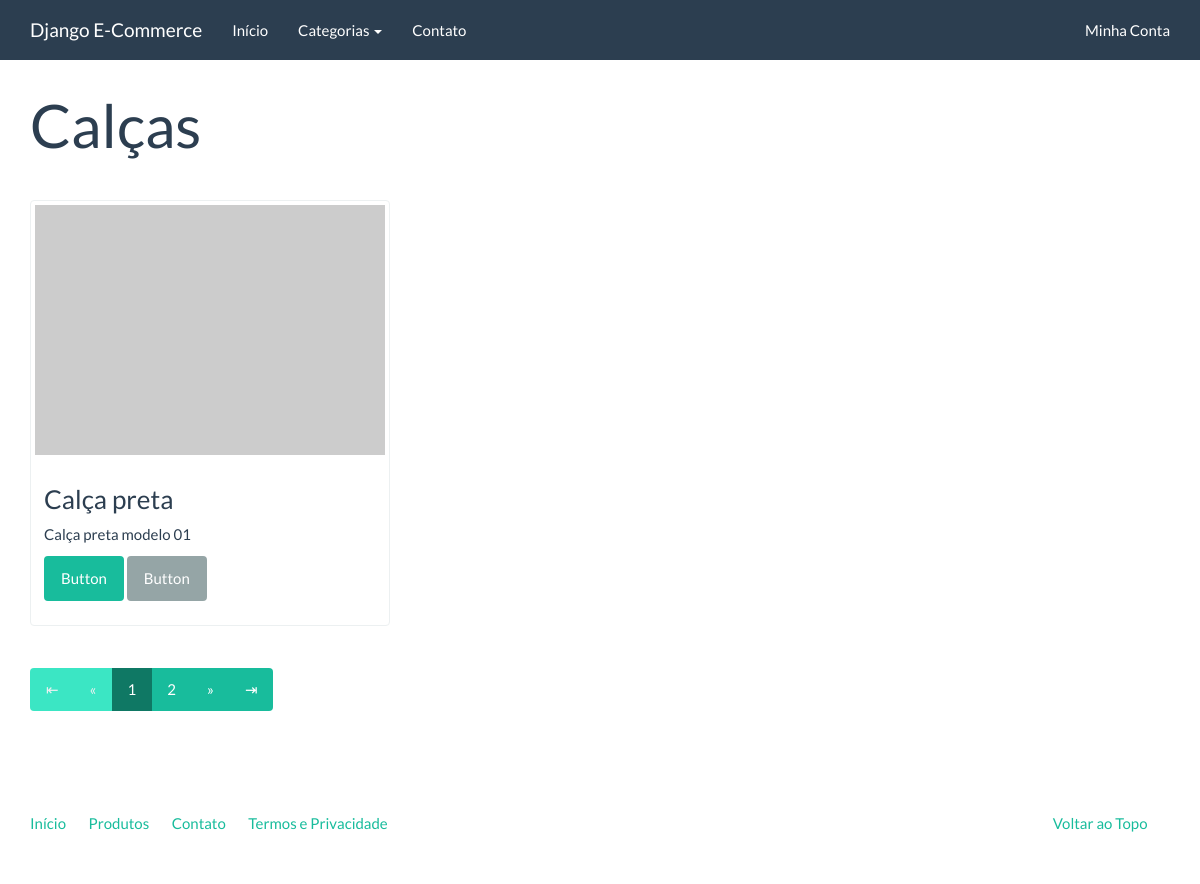
The app's page /catalogo/categoria/Calcas/ with its own data.
### catalog/models.py (models this page shows)
class Category(models.Model):
    name = models.CharField('Nome', max_length=100)
    slug = models.SlugField('Identificador', max_length=100)
    created = models.DateTimeField('Criado em', auto_now_add=True)
    modified = models.DateTimeField('Modificado em', auto_now=True)
    class Meta:
        verbose_name = 'Categoria'
        verbose_name_plural = 'Categorias'
        ordering = ['name']
    def __str__(self):
        return self.name
    def get_absolute_url(self):
        return reverse('catalog:category', kwargs={'slug': self.slug})

class Product(models.Model):
    name = models.CharField('Nome', max_length=100)
    slug = models.SlugField('Identificador', max_length=100)
    category = models.ForeignKey('catalog.Category', verbose_name='Categoria', on_delete = models.CASCADE)
    description = models.TextField('Descrição', blank=True)
    price = models.DecimalField('Preço', decimal_places=2, max_digits=8)
    created = models.DateTimeField('Criado em', auto_now_add=True)
    modified = models.DateTimeField('Modificado em', auto_now=True)
    class Meta:
        verbose_name = 'Produto'
        verbose_name_plural = 'Produtos'
        ordering = ['name']
    def __str__(self):
        return self.name
    def get_absolute_url(self):
        return reverse('catalog:productdetail', kwargs={'slug': self.slug})

### catalog/views.py (the view)
class CategoryListView(generic.ListView):
    template_name = 'catalog/category.html'
    context_object_name = 'product_list'
    paginate_by = 1
    def get_queryset(self):
        produto = Product.objects.filter(category__slug=self.kwargs['slug'])
        print(produto.query)
        return produto
    def get_context_data(self, **kwargs):
        context = super(CategoryListView, self).get_context_data(**kwargs)
        context['current_category'] = get_object_or_404(Category, slug=self.kwargs['slug'])
        return context

### catalog/context_proccess.py (called while the page is built)
def categories(request):
    return {
        'categorias': Category.objects.all()
    }

### core/templatetags/proper_paginate.py (called while the page is built, shortened)
@register.filter(name='proper_paginate')
def proper_paginate(paginator, current_page, neighbors=10):
    return paginator.page_range

### core/templatetags/url_replace.py (called while the page is built)
@register.simple_tag
def url_replace(request, field, value):
    query_string = request.GET.copy()
    query_string[field] = value
    return query_string.urlencode()

### catalog/templates/catalog/category.html (shortened to what this page needs)
{% extends "base.html" %}
{% block container %}
<div class="page-header">
    <h1>{{current_category}}</h1>
</div>
<div class="row">
    {% for product in product_list %}
        <div class="col-sm-6 col-md-4">
            <div class="thumbnail">
                <a href="{{ product.get_absolute_url }}">
                    <img src="http://placehold.it/350x250" alt="" />
                </a>
                <div class="caption">
                    <h3>{{ product }}</h3>
                    <p>{{ product.description|linebreaks }}</p>
                    <p><a href="#" class="btn btn-success" role="button">Button</a> <a href="#" class="btn btn-default" role="button">Button</a></p>
                </div>
            </div>
        </div>
    {% endfor %}
</div>
{% endblock %}

### records on screen
Category: name "Calças"
Product: name "Calça preta", description "Calça preta modelo 01"

### other values on screen
{{ i }} "1"
{{ i }} "2"
